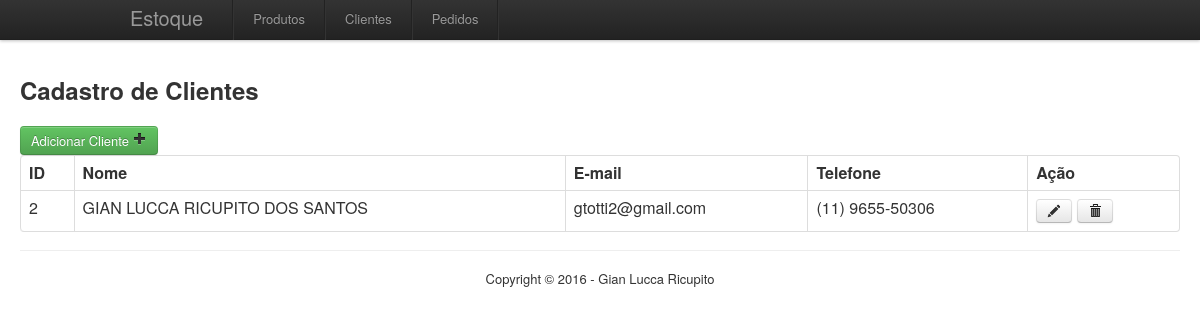
The page /clienteListar.php on the database its author committed.
### tables this page shows
CREATE TABLE IF NOT EXISTS `cliente` (
  `id` int(50) NOT NULL,
  `email_cliente` varchar(100) NOT NULL,
  `nome_cliente` varchar(100) NOT NULL,
  `telefone_cliente` text NOT NULL
);

### clienteListar.php (the view, shortened to what this page needs)
<?php include "includes/header.php";
$sql = mysql_query("SELECT * FROM cliente ORDER BY id ASC");
?>
<h2>Cadastro de Clientes</h2><br>
<a href="clienteAdd.php" class="btn btn-success">Adicionar Cliente <i class="icon-plus icon-black"></i></a>
<table class="table table-bordered">
	<thead>
		<th>ID</th>
		<th>Nome</th>
		<th>E-mail</th>
		<th>Telefone</th>
		<th>Ação</th>
	</thead>
	<tbody>
		<?php
			while($cliente = mysql_fetch_assoc($sql)) {
		?>
		<tr>
			<td><?php echo $cliente['id']; ?></td>
			<td><?php echo $cliente['nome_cliente']; ?></td>
			<td><?php echo $cliente['email_cliente']; ?></td>
			<td><?php echo $cliente['telefone_cliente']; ?></td>
			<td>
				<a href="clienteEdit.php?id=<?php echo $cliente['id'];?>" class="btn"><i class="icon-pencil"></i> </a>
				<a href="clienteDel.php?id=<?php echo $cliente['id'];?>" onclick="return confirmacao();" class="btn"><i class="icon-trash"></i> </a>
			</td>
		</tr>
		<?php }
		if ( $row == 0 ){ echo "<tr><td colspan='5'>Nenhum cliente encontrado.</td></tr>"; } ?>
	</tbody>
</table>
<?php
include "includes/footer.php";
?>

### rows shown on the page
cliente: id "2", nome_cliente "GIAN LUCCA RICUPITO DOS SANTOS", email_cliente "gtotti2@gmail.com", telefone_cliente "(11) 9655-50306"
